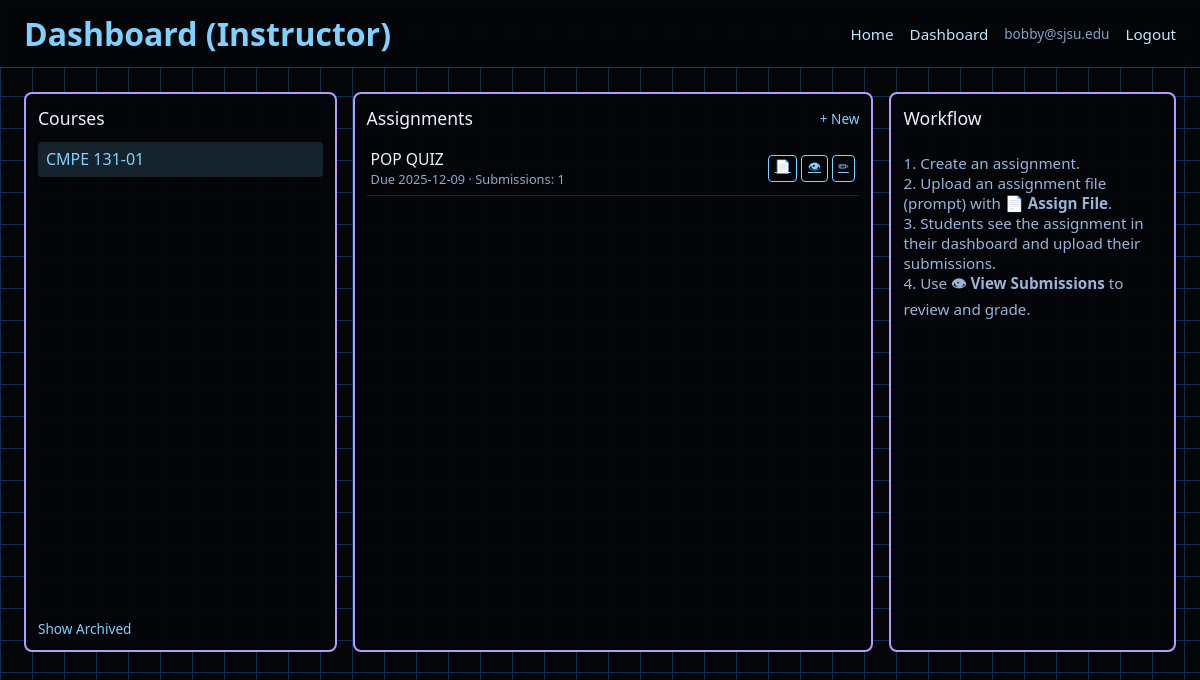
Page /dashboard (signed in) on the committed database.
### app/models.py (models this page shows, shortened)
class User(db.Model, UserMixin):
    id = db.Column(db.Integer, primary_key=True)
    email = db.Column(db.String(255), unique=True, nullable=False)
    password_hash = db.Column(db.String(255), nullable=False)
    role = db.Column(db.String(32), nullable=False, default="student")  # "student" or "instructor"
    enrollments = db.relationship("Enrollment", back_populates="user", cascade="all, delete-orphan")
    submissions = db.relationship("Submission", back_populates="student", cascade="all, delete-orphan")

class Course(db.Model):
    id = db.Column(db.Integer, primary_key=True)
    code = db.Column(db.String(64), nullable=False)
    title = db.Column(db.String(255), nullable=True)
    enrollments = db.relationship("Enrollment", back_populates="course", cascade="all, delete-orphan")
    assignments = db.relationship("Assignment", back_populates="course", cascade="all, delete-orphan")

class Assignment(db.Model):
    id = db.Column(db.Integer, primary_key=True)
    course_id = db.Column(db.Integer, db.ForeignKey("course.id"), nullable=False)
    title = db.Column(db.String(255), nullable=False)
    description = db.Column(db.Text, nullable=True)
    due_date = db.Column(db.DateTime, nullable=True)
    created_at = db.Column(db.DateTime, default=datetime.utcnow)
    prompt_file_path = db.Column(db.String(512), nullable=True)
    course = db.relationship("Course", back_populates="assignments")
    submissions = db.relationship("Submission", back_populates="assignment", cascade="all, delete-orphan")
    rubric_items = db.relationship("RubricItem", back_populates="assignment", cascade="all, delete-orphan")

### app/main/routes.py (the view, shortened to what this page needs)
@main_bp.route("/dashboard")
@login_required
def dashboard():
    if current_user.role == "instructor":
        courses = Course.query.order_by(Course.code).all()
        selected_course_id = request.args.get("course_id", type=int)
        if courses and not selected_course_id:
            selected_course_id = courses[0].id
        selected_course = (
            Course.query.get(selected_course_id) if selected_course_id else None
        )
        assignments = (
            Assignment.query.filter_by(course_id=selected_course.id)
            .order_by(Assignment.due_date)
            .all()
            if selected_course
            else []
        )
        return render_template(
            "main/dashboard_instructor.html",
            courses=courses,
            selected_course=selected_course,
            assignments=assignments,
        )

### app/__init__.py (called while the page is built)
@login_manager.user_loader
def load_user(user_id: str):
    try:
        from .models import User
        return User.query.get(int(user_id))
    except Exception:
        return None

### app/templates/main/dashboard_instructor.html (shortened to what this page needs)
{% extends "base.html" %}
{% block header_title %}
  Dashboard (Instructor)
{% endblock %}
{% block content %}
<div class="dashboard">
  <section class="dash-column dash-courses">
    <div class="dash-section-header">
      <span>Courses</span>
    </div>
    <ul class="course-list">
      {% for course in courses %}
        <li class="course-item {% if selected_course and course.id == selected_course.id %}active{% endif %}">
          <a href="{{ url_for('main.dashboard', course_id=course.id) }}">
            {{ course.code }}
          </a>
        </li>
      {% else %}
        <li class="empty-state">No courses yet.</li>
      {% endfor %}
    </ul>
    <div class="dash-footer-link">Show Archived</div>
  </section>
  <section class="dash-column dash-assignments">
    <div class="dash-section-header">
      <span>Assignments</span>
      {% if selected_course %}
        <a href="{{ url_for('main.create_assignment', course_id=selected_course.id) }}" class="small-link">
          + New
        </a>
      {% endif %}
    </div>
    {% if not selected_course %}
      <p class="muted">Select a course to view its assignments.</p>
    {% else %}
      <ol class="assignment-list">
        {% for assignment in assignments %}
          <li class="assignment-item">
            <div class="assignment-main">
              <span class="assignment-title">{{ assignment.title }}</span>
              <span class="assignment-meta">
                {% if assignment.due_date %}
                  Due {{ assignment.due_date.strftime("%Y-%m-%d") }} ·
                {% endif %}
                Submissions: {{ assignment.submissions|length }}
              </span>
            </div>
            <div class="assignment-actions">
              <a
                href="{{ url_for('main.assign_file', assignment_id=assignment.id) }}"
                class="icon-btn"
                title="Assign File (Upload Prompt)"
              >📄</a>
              <a
                href="{{ url_for('main.list_submissions', assignment_id=assignment.id) }}"
                class="icon-btn"
                title="View Submissions"
              >👁</a>
              <a
                href="{{ url_for('main.edit_assignment', assignment_id=assignment.id) }}"
                class="icon-btn"
                title="Edit Assignment"
              >✏</a>
            </div>
          </li>
        {% else %}
          <li class="empty-state">No assignments yet for this course.</li>
        {% endfor %}
      </ol>
    {% endif %}
  </section>
  <section class="dash-column dash-upload">
    <div class="dash-section-header">
      <span>Workflow</span>
    </div>
    <p class="muted">
      1. Create an assignment.<br>
      2. Upload an assignment file (prompt) with <strong>📄 Assign File</strong>.<br>
      3. Students see the assignment in their dashboard and upload their submissions.<br>
      4. Use <strong>👁 View Submissions</strong> to review and grade.
    </p>
  </section>
</div>
{% endblock %}

### app/templates/base.html (shortened to what this page needs)
<!doctype html>
<html lang="en">
<head>
  <link rel="stylesheet" href="{{ url_for('static', filename='styles.css') }}">
</head>
<body class="grid-bg">
  <header class="app-header">
    <div class="app-title">
      {% block header_title %}Scanva{% endblock %}
    </div>
    <nav class="nav">
      <a href="{{ url_for('main.index') }}">Home</a>
      {% if current_user.is_authenticated %}
        <a href="{{ url_for('main.dashboard') }}">Dashboard</a>
        <span class="nav-user">{{ current_user.email }}</span>
        <a href="{{ url_for('auth.logout') }}">Logout</a>
      {% else %}
        <a href="{{ url_for('auth.login') }}">Login</a>
        <a href="{{ url_for('auth.register') }}">Create account</a>
      {% endif %}
    </nav>
  </header>
  <main class="main-container">
    {% block content %}{% endblock %}
  </main>
</body>
</html>

### app/static/styles.css (style rules this page uses)
body { margin: 0; font-family: system-ui, -apple-system, BlinkMacSystemFont, "Segoe UI", sans-serif; }
.grid-bg { min-height: 100vh; background-color: #050608; background-image: linear-gradient(#0c304f 1px, transparent 1px), linear-gradient(90deg, #0c304f 1px, transparent 1px); background-size: 32px 32px; color: #e5f4ff; }
.app-header { display: flex; align-items: center; justify-content: space-between; padding: 0.75rem 1.5rem; border-bottom: 1px solid #1a3a5a; background: rgba(5, 6, 8, 0.9); backdrop-filter: blur(8px); }
.app-title { font-size: 2rem; font-weight: 600; color: #7fd1ff; }
.nav { display: flex; gap: 1rem; align-items: center; }
.nav a { text-decoration: none; color: #bfe6ff; font-size: 0.95rem; }
.nav-user { font-size: 0.85rem; color: #80a2c4; }
.main-container { padding: 1.5rem; }
.muted { color: #9ab3d6; font-size: 0.95rem; }
.dashboard { display: grid; grid-template-columns: 1.2fr 2fr 1.1fr; gap: 1rem; min-height: 70vh; }
.dash-column { border: 2px solid #b59aff; border-radius: 8px; padding: 0.75rem; background: rgba(5, 6, 8, 0.92); display: flex; flex-direction: column; }
.dash-section-header { display: flex; justify-content: space-between; align-items: center; font-size: 1.1rem; margin-bottom: 0.5rem; color: #e5f4ff; }
.dash-footer-link { margin-top: auto; font-size: 0.85rem; color: #7fd1ff; }
.course-list, .assignment-list { list-style: none; padding-left: 0; margin: 0.25rem 0; }
.course-item a { display: block; padding: 0.4rem 0.5rem; border-radius: 4px; color: #7fd1ff; text-decoration: none; }
.course-item.active a, .course-item a:hover { background: rgba(127, 209, 255, 0.15); }
.assignment-item { display: flex; justify-content: space-between; align-items: center; padding: 0.4rem 0.25rem; border-bottom: 1px solid #18263a; }
.assignment-main { display: flex; flex-direction: column; }
.assignment-title { font-size: 0.98rem; }
.assignment-meta { font-size: 0.8rem; color: #8fa8cd; }
.assignment-actions { display: flex; gap: 0.25rem; }
.icon-btn { border-radius: 4px; border: 1px solid #7fd1ff; background: transparent; color: #7fd1ff; font-size: 0.8rem; padding: 0.1rem 0.35rem; cursor: pointer; }
.small-link { font-size: 0.85rem; color: #7fd1ff; text-decoration: none; }

### rows in the picture
User: email "bobby@sjsu.edu"
Course: code "CMPE 131-01"
Assignment: title "POP QUIZ", due_date "2025-12-09", submissions|length "1"
